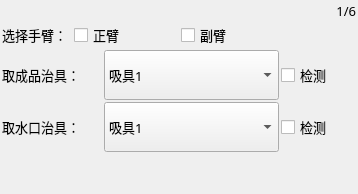
        <widget class="QWidget" name="PageAxis">
         <property name="minimumSize">
          <size>
           <width>312</width>
           <height>135</height>
          </size>
         </property>
         <property name="maximumSize">
          <size>
           <width>624</width>
           <height>270</height>
          </size>
         </property>
         <layout class="QGridLayout" name="gridLayout">
          <property name="margin">
           <number>2</number>
          </property>
          <property name="spacing">
           <number>2</number>
          </property>
          <item row="0" column="1">
           <widget class="QLabel" name="labelPage">
            <property name="font">
             <font>
              <family>微软雅黑</family>
              <pointsize>10</pointsize>
              <italic>false</italic>
             </font>
            </property>
            <property name="text">
             <string>1/6</string>
            </property>
            <property name="alignment">
             <set>Qt::AlignRight|Qt::AlignTrailing|Qt::AlignVCenter</set>
            </property>
           </widget>
          </item>
          <item row="1" column="0" colspan="2">
           <layout class="QHBoxLayout" name="horizontalLayout">
            <item>
             <widget class="QLabel" name="labelAxis">
              <property name="minimumSize">
               <size>
                <width>70</width>
                <height>25</height>
               </size>
              </property>
              <property name="font">
               <font>
                <family>微软雅黑</family>
                <pointsize>10</pointsize>
                <weight>50</weight>
                <bold>false</bold>
               </font>
              </property>
              <property name="text">
               <string>选择手臂：</string>
              </property>
             </widget>
            </item>
            <item>
             <widget class="QCheckBox" name="checkBoxPA">
              <property name="sizePolicy">
               <sizepolicy hsizetype="Expanding" vsizetype="Fixed">
                <horstretch>0</horstretch>
                <verstretch>0</verstretch>
               </sizepolicy>
              </property>
              <property name="minimumSize">
               <size>
                <width>70</width>
                <height>25</height>
               </size>
              </property>
              <property name="font">
               <font>
                <family>微软雅黑</family>
                <pointsize>10</pointsize>
                <weight>50</weight>
                <bold>false</bold>
               </font>
              </property>
              <property name="text">
               <string>正臂</string>
              </property>
             </widget>
            </item>
            <item>
             <widget class="QCheckBox" name="checkBoxRA">
              <property name="minimumSize">
               <size>
                <width>70</width>
                <height>25</height>
               </size>
              </property>
              <property name="maximumSize">
               <size>
                <width>181</width>
                <height>16777215</height>
               </size>
              </property>
              <property name="font">
               <font>
                <family>微软雅黑</family>
                <pointsize>10</pointsize>
                <weight>50</weight>
                <bold>false</bold>
               </font>
              </property>
              <property name="text">
               <string>副臂</string>
              </property>
             </widget>
            </item>
            <item>
             <spacer name="horizontalSpacer_2">
              <property name="orientation">
               <enum>Qt::Horizontal</enum>
              </property>
              <property name="sizeHint" stdset="0">
               <size>
                <width>40</width>
                <height>20</height>
               </size>
              </property>
             </spacer>
            </item>
           </layout>
          </item>
          <item row="2" column="0" colspan="2">
           <layout class="QHBoxLayout" name="horizontalLayout_2">
            <item>
             <widget class="QLabel" name="labelFetchPro">
              <property name="minimumSize">
               <size>
                <width>100</width>
                <height>25</height>
               </size>
              </property>
              <property name="font">
               <font>
                <family>微软雅黑</family>
                <pointsize>10</pointsize>
                <weight>50</weight>
                <bold>false</bold>
               </font>
              </property>
              <property name="text">
               <string>取成品治具：</string>
              </property>
             </widget>
            </item>
            <item>
             <widget class="QComboBox" name="cBoxFetchPro">
              <property name="minimumSize">
               <size>
                <width>175</width>
                <height>50</height>
               </size>
              </property>
              <property name="font">
               <font>
                <family>微软雅黑</family>
                <pointsize>10</pointsize>
                <weight>50</weight>
                <bold>false</bold>
               </font>
              </property>
              <item>
               <property name="text">
                <string>吸具1</string>
               </property>
              </item>
              <item>
               <property name="text">
                <string>吸具2</string>
               </property>
              </item>
              <item>
               <property name="text">
                <string>抱具1</string>
               </property>
              </item>
              <item>
               <property name="text">
                <string>抱具2</string>
               </property>
              </item>
              <item>
               <property name="text">
                <string>抱具3</string>
               </property>
              </item>
              <item>
               <property name="text">
                <string>抱具4</string>
               </property>
              </item>
              <item>
               <property name="text">
                <string>EM1-Y09</string>
               </property>
              </item>
              <item>
               <property name="text">
                <string>EM1-Y10</string>
               </property>
              </item>
              <item>
               <property name="text">
                <string>EM1-Y11</string>
               </property>
              </item>
              <item>
               <property name="text">
                <string>EM1-Y12</string>
               </property>
              </item>
              <item>
               <property name="text">
                <string>EM1-Y13</string>
               </property>
              </item>
              <item>
               <property name="text">
                <string>EM1-Y14</string>
               </property>
              </item>
              <item>
               <property name="text">
                <string>EM1-Y15</string>
               </property>
              </item>
              <item>
               <property name="text">
                <string>EM1-Y16</string>
               </property>
              </item>
             </widget>
            </item>
            <item>
             <widget class="QCheckBox" name="checkBoxFetchPro">
              <property name="minimumSize">
               <size>
                <width>75</width>
                <height>50</height>
               </size>
              </property>
              <property name="maximumSize">
               <size>
                <width>181</width>
                <height>16777215</height>
               </size>
              </property>
              <property name="font">
               <font>
                <family>微软雅黑</family>
                <pointsize>10</pointsize>
                <weight>50</weight>
                <bold>false</bold>
               </font>
              </property>
              <property name="text">
               <string>检测</string>
              </property>
             </widget>
            </item>
           </layout>
          </item>
          <item row="3" column="0" colspan="2">
           <layout class="QHBoxLayout" name="horizontalLayout_3">
            <item>
             <widget class="QLabel" name="labelFetchRun">
              <property name="minimumSize">
               <size>
                <width>100</width>
                <height>25</height>
               </size>
              </property>
              <property name="font">
               <font>
                <family>微软雅黑</family>
                <pointsize>10</pointsize>
                <weight>50</weight>
                <bold>false</bold>
               </font>
              </property>
              <property name="text">
               <string>取水口治具：</string>
              </property>
             </widget>
            </item>
            <item>
             <widget class="QComboBox" name="cBoxFetchRun">
              <property name="minimumSize">
               <size>
                <width>175</width>
                <height>50</height>
               </size>
              </property>
              <property name="font">
               <font>
                <family>微软雅黑</family>
                <pointsize>10</pointsize>
                <weight>50</weight>
                <bold>false</bold>
               </font>
              </property>
              <property name="currentIndex">
               <number>0</number>
              </property>
              <item>
               <property name="text">
                <string>吸具1</string>
               </property>
              </item>
              <item>
               <property name="text">
                <string>吸具2</string>
               </property>
              </item>
              <item>
               <property name="text">
                <string>抱具1</string>
               </property>
              </item>
              <item>
               <property name="text">
                <string>抱具2</string>
               </property>
              </item>
              <item>
               <property name="text">
                <string>抱具3</string>
               </property>
              </item>
              <item>
               <property name="text">
                <string>抱具4</string>
               </property>
              </item>
              <item>
               <property name="text">
                <string>EM1-Y09</string>
               </property>
              </item>
              <item>
               <property name="text">
                <string>EM1-Y10</string>
               </property>
              </item>
              <item>
               <property name="text">
                <string>EM1-Y11</string>
               </property>
              </item>
              <item>
               <property name="text">
                <string>EM1-Y12</string>
               </property>
              </item>
              <item>
               <property name="text">
                <string>EM1-Y13</string>
               </property>
              </item>
              <item>
               <property name="text">
                <string>EM1-Y14</string>
               </property>
              </item>
              <item>
               <property name="text">
                <string>EM1-Y15</string>
               </property>
              </item>
              <item>
               <property name="text">
                <string>EM1-Y16</string>
               </property>
              </item>
             </widget>
            </item>
            <item>
             <widget class="QCheckBox" name="checkBoxFetchRun">
              <property name="minimumSize">
               <size>
                <width>75</width>
                <height>50</height>
               </size>
              </property>
              <property name="maximumSize">
               <size>
                <width>181</width>
                <height>16777215</height>
               </size>
              </property>
              <property name="font">
               <font>
                <family>微软雅黑</family>
                <pointsize>10</pointsize>
                <weight>50</weight>
                <bold>false</bold>
               </font>
              </property>
              <property name="text">
               <string>检测</string>
              </property>
             </widget>
            </item>
           </layout>
          </item>
          <item row="4" column="0">
           <spacer name="verticalSpacer">
            <property name="orientation">
             <enum>Qt::Vertical</enum>
            </property>
            <property name="sizeHint" stdset="0">
             <size>
              <width>20</width>
              <height>40</height>
             </size>
            </property>
           </spacer>
          </item>
         </layout>
        </widget>
